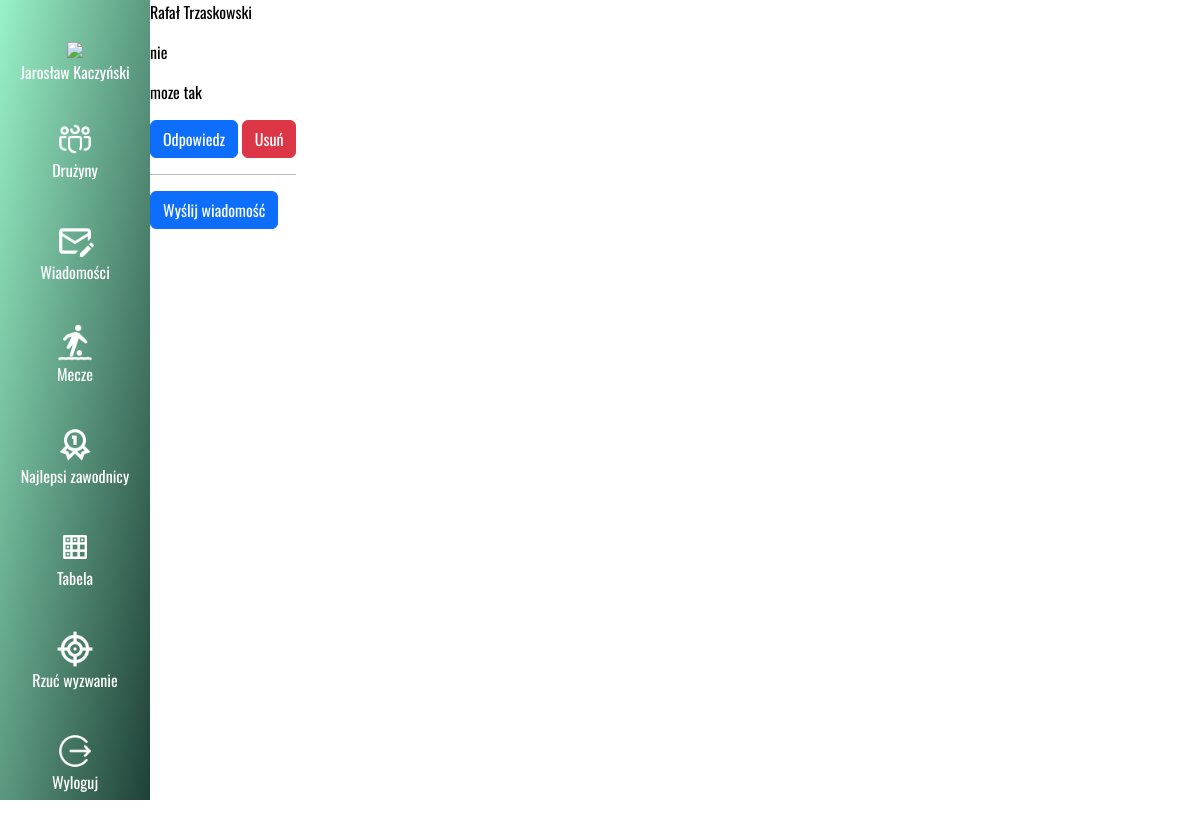
The page /messages/my_messages (signed in) on the database its author committed.
### Messages/models.py (models this page shows, shortened)
class Message(models.Model):
    title = models.CharField(max_length=50,blank=False,null=False)
    description = models.TextField(max_length=500,null=False,blank=False)
    created = models.DateTimeField()
    sender = models.ForeignKey(User,on_delete=models.CASCADE,related_name='sender')
    receiver = models.ForeignKey(User,on_delete=models.CASCADE,related_name='receiver')
    def check_instance(self):
        if hasattr(self,'invite'):
            return 'invite'
        elif hasattr(self,'challenge'):
            return 'challenge'
        return 'message'

### Messages/views.py (the view)
# urls.py: path('messages/my_messages',views.my_messages_view,name='my_messages'),
@login_required(login_url='/login')
def my_messages_view(request):
    messages = Message.objects.filter(receiver=request.user)
    return render(request, 'messages/messages.html',{'messages':messages})

### Users/models.py (called while the page is built)
def get_name(self):
    return f'{self.first_name} {self.last_name}'

def isinst(self):
    if hasattr(self,'player'):
        return 'player'
    elif hasattr(self,'referee'):
        return 'referee'
    return 'none'

### templates/messages/messages.html
{% extends 'base.html' %}
{% block content %}
    {% for message in messages %}
        <p>{{ message.sender }}</p>
        <p>{{ message.title }}</p>
        <p>{{ message.description }}</p>
        {% if message.check_instance == 'message' %}
            <a class="btn btn-primary" href="{% url 'messages:send_message_to' message.sender.id %}">Odpowiedz</a>
            <a class="btn btn-danger" href="{% url 'messages:delete_message' message.id %}">Usuń</a>
        {% elif message.check_instance == 'invite' %}
            <a class="btn btn-primary" href="{% url 'messages:accept_invite' message.id %}">Przyjmij</a>
            <a class="btn btn-danger" href="{% url 'messages:delete_message' message.id %}">Odrzuć</a>
        {% elif message.check_instance == 'challenge' %}
            <a class="btn btn-primary" href="{% url 'messages:accept_challenge' message.id %}">Przyjmij</a>
            <a class="btn btn-danger" href="{% url 'messages:delete_message' message.id %}">Odrzuć</a>
        {% endif %}
        <hr>
    {% endfor %}
    <a class="btn btn-primary" href="{% url 'messages:send_message' %}">Wyślij wiadomość</a>
{% endblock %}

### templates/base.html (shortened to what this page needs)
<!DOCTYPE html>
<html lang="en">
<head>
    <link href="https://cdn.jsdelivr.net/npm/bootstrap@5.2.3/dist/css/bootstrap.min.css" rel="stylesheet">
    {% load static %}
    <link rel="stylesheet" type="text/css" href="{% static 'style.css' %}">
</head>
<body >
    <nav>
        <div class="user">
            {% if user.is_authenticated %}
                <img src="../static/Assets/user.png"/>
                <p>{{ user }}</p>
            {% endif %}
        </div>
        <ul>
            <li><a href="{% url 'teams:teams' %}"> <img src="../static/Assets/team.png"/> Drużyny</a></li>
            {% if user.is_authenticated %}
            <li><a href="{% url 'messages:my_messages' %}"> <img src="../static/Assets/message.png"/>Wiadomości</a></li>
            {% endif %}
            <li>
                <a href="{% url 'matches:all_matches' %}">
                    <img src="../static/Assets/matches.png"/>
                    Mecze
                </a>
            </li>
            <li><a href="{% url 'users:player_ranking' %}"><img src="../static/Assets/best.png"/>Najlepsi zawodnicy</a></li>
            <li><a href="{% url 'teams:table' %}"><img src="../static/Assets/table.png"/>Tabela</a></li>
            {% if user.isinst == 'player' %}
                {% if user.player.captain %}
                    <li>
                        <a href="{% url 'messages:send_challenge' %}"><img src="../static/Assets/challenge.png"/>Rzuć wyzwanie</a>
                    </li>
                {% endif %}
            {% endif %}
            <li>
                {% if user.is_authenticated %}
                    <a href="{% url 'logout' %}" ><img src="../static/Assets/logout.png"/>Wyloguj</a>
                {% else %}
                    <a href="{% url 'users:login' %}" ><img src="../static/Assets/logout.png"/>Zaloguj</a>
                {% endif %}
            </li>
        </ul>
    </nav>
    <div class="main_content">
    {% block content %}
    {% endblock %}
    </div>
</body>
</html>

### static/style.css (style rules this page uses)
body { margin: 0; padding: 0; position: relative; font-family: 'Oswald', sans-serif; color: white; }
nav { position: sticky; height: 100vh; width: 150px; background: linear-gradient(to left top,#1f4037,#99f2c8); top: 0; left: 0; display: flex; justify-content: center; align-content: center; flex-direction: column; }
nav ul { margin: 0; padding:0; display: flex; justify-content: center; align-content: center; flex-direction: column; height: 100vh; }
nav ul li { padding:20px 0 20px 0; list-style: none; cursor: pointer; text-align: center; transition: 0.5s; }
nav ul li img { width: 38px; height: 38px; margin: auto; }
nav ul li a { display: flex; flex-direction: column; justify-content: center; align-content: center; text-decoration: none; color: white; }
img { transition: 0.3s; }
.main_content { position: absolute; left: 0; top: 0; margin: 0 0 0 150px; color: black; }
.user { padding-top: 50px; text-align: center; }

### rows shown on the page
Message: sender "Rafał Trzaskowski", title "nie", description "moze tak", shows "Odpowiedz"

### other values the page prints
{{ user }} "Jarosław Kaczyński"
